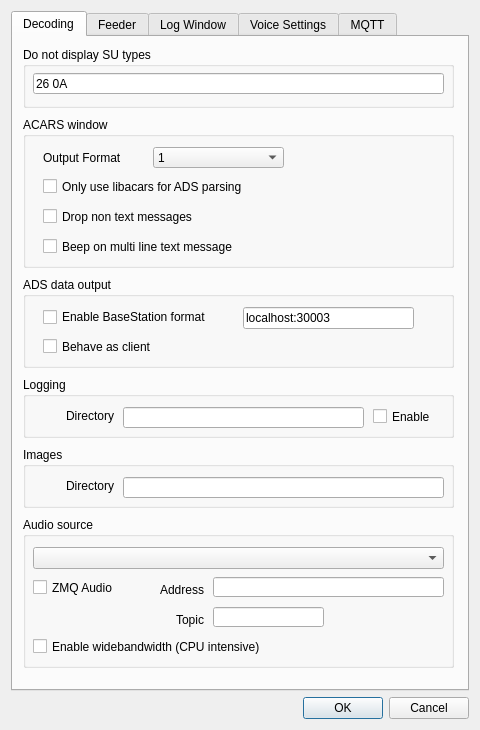
<?xml version="1.0" encoding="UTF-8"?>
<ui version="4.0">
 <class>SettingsDialog</class>
 <widget class="QDialog" name="SettingsDialog">
  <property name="windowModality">
   <enum>Qt::NonModal</enum>
  </property>
  <property name="geometry">
   <rect>
    <x>0</x>
    <y>0</y>
    <width>480</width>
    <height>730</height>
   </rect>
  </property>
  <property name="sizePolicy">
   <sizepolicy hsizetype="Fixed" vsizetype="Preferred">
    <horstretch>0</horstretch>
    <verstretch>0</verstretch>
   </sizepolicy>
  </property>
  <property name="minimumSize">
   <size>
    <width>480</width>
    <height>730</height>
   </size>
  </property>
  <property name="maximumSize">
   <size>
    <width>480</width>
    <height>730</height>
   </size>
  </property>
  <property name="windowTitle">
   <string>Settings</string>
  </property>
  <layout class="QVBoxLayout" name="verticalLayout">
   <item>
    <widget class="QTabWidget" name="tabWidget">
     <property name="enabled">
      <bool>true</bool>
     </property>
     <property name="currentIndex">
      <number>0</number>
     </property>
     <widget class="QWidget" name="Decoding">
      <attribute name="title">
       <string>Decoding</string>
      </attribute>
      <widget class="QGroupBox" name="groupBox">
       <property name="geometry">
        <rect>
         <x>10</x>
         <y>10</y>
         <width>431</width>
         <height>61</height>
        </rect>
       </property>
       <property name="title">
        <string>Do not display SU types</string>
       </property>
       <widget class="QLineEdit" name="lineEditdonotdisplaysus">
        <property name="geometry">
         <rect>
          <x>10</x>
          <y>26</y>
          <width>411</width>
          <height>21</height>
         </rect>
        </property>
        <property name="text">
         <string>26 0A</string>
        </property>
       </widget>
      </widget>
      <widget class="QGroupBox" name="groupBox_4">
       <property name="geometry">
        <rect>
         <x>10</x>
         <y>80</y>
         <width>431</width>
         <height>151</height>
        </rect>
       </property>
       <property name="title">
        <string>ACARS window</string>
       </property>
       <widget class="QCheckBox" name="checkBoxdropnontextmsgs">
        <property name="geometry">
         <rect>
          <x>20</x>
          <y>90</y>
          <width>201</width>
          <height>19</height>
         </rect>
        </property>
        <property name="text">
         <string>Drop non text messages</string>
        </property>
       </widget>
       <widget class="QCheckBox" name="checkBoxbeepontextmessage">
        <property name="geometry">
         <rect>
          <x>20</x>
          <y>120</y>
          <width>301</width>
          <height>19</height>
         </rect>
        </property>
        <property name="text">
         <string>Beep on multi line text message</string>
        </property>
       </widget>
       <widget class="QComboBox" name="comboBoxoutputfmt">
        <property name="geometry">
         <rect>
          <x>130</x>
          <y>30</y>
          <width>131</width>
          <height>21</height>
         </rect>
        </property>
        <item>
         <property name="text">
          <string>1</string>
         </property>
        </item>
        <item>
         <property name="text">
          <string>2</string>
         </property>
        </item>
        <item>
         <property name="text">
          <string>3</string>
         </property>
        </item>
        <item>
         <property name="text">
          <string>JSON</string>
         </property>
        </item>
        <item>
         <property name="text">
          <string>JSONdump</string>
         </property>
        </item>
       </widget>
       <widget class="QLabel" name="label">
        <property name="geometry">
         <rect>
          <x>20</x>
          <y>30</y>
          <width>101</width>
          <height>21</height>
         </rect>
        </property>
        <property name="text">
         <string>Output Format</string>
        </property>
       </widget>
       <widget class="QCheckBox" name="checkBoxonlyuselibacars">
        <property name="geometry">
         <rect>
          <x>20</x>
          <y>60</y>
          <width>301</width>
          <height>19</height>
         </rect>
        </property>
        <property name="text">
         <string>Only use libacars for ADS parsing</string>
        </property>
       </widget>
      </widget>
      <widget class="QGroupBox" name="groupBox_5">
       <property name="geometry">
        <rect>
         <x>10</x>
         <y>480</y>
         <width>431</width>
         <height>151</height>
        </rect>
       </property>
       <property name="title">
        <string>Audio source</string>
       </property>
       <widget class="QComboBox" name="comboBoxsoundcard">
        <property name="geometry">
         <rect>
          <x>10</x>
          <y>30</y>
          <width>411</width>
          <height>22</height>
         </rect>
        </property>
       </widget>
       <widget class="QCheckBox" name="checkBoxlogwidebandwidthenable">
        <property name="geometry">
         <rect>
          <x>10</x>
          <y>120</y>
          <width>321</width>
          <height>19</height>
         </rect>
        </property>
        <property name="text">
         <string>Enable widebandwidth (CPU intensive)</string>
        </property>
       </widget>
       <widget class="QCheckBox" name="checkBoxZMQ">
        <property name="geometry">
         <rect>
          <x>10</x>
          <y>50</y>
          <width>101</width>
          <height>41</height>
         </rect>
        </property>
        <property name="text">
         <string>ZMQ Audio</string>
        </property>
       </widget>
       <widget class="QLineEdit" name="lineEditZmqConnectAddress">
        <property name="geometry">
         <rect>
          <x>190</x>
          <y>60</y>
          <width>231</width>
          <height>20</height>
         </rect>
        </property>
       </widget>
       <widget class="QLabel" name="label_12">
        <property name="geometry">
         <rect>
          <x>120</x>
          <y>60</y>
          <width>61</width>
          <height>25</height>
         </rect>
        </property>
        <property name="minimumSize">
         <size>
          <width>0</width>
          <height>25</height>
         </size>
        </property>
        <property name="maximumSize">
         <size>
          <width>16777215</width>
          <height>25</height>
         </size>
        </property>
        <property name="text">
         <string>Address</string>
        </property>
        <property name="alignment">
         <set>Qt::AlignRight|Qt::AlignTrailing|Qt::AlignVCenter</set>
        </property>
       </widget>
       <widget class="QLabel" name="label_13">
        <property name="geometry">
         <rect>
          <x>130</x>
          <y>90</y>
          <width>51</width>
          <height>25</height>
         </rect>
        </property>
        <property name="minimumSize">
         <size>
          <width>0</width>
          <height>25</height>
         </size>
        </property>
        <property name="maximumSize">
         <size>
          <width>16777215</width>
          <height>25</height>
         </size>
        </property>
        <property name="text">
         <string>Topic</string>
        </property>
        <property name="alignment">
         <set>Qt::AlignRight|Qt::AlignTrailing|Qt::AlignVCenter</set>
        </property>
       </widget>
       <widget class="QLineEdit" name="lineEditZmqTopic">
        <property name="geometry">
         <rect>
          <x>190</x>
          <y>90</y>
          <width>111</width>
          <height>20</height>
         </rect>
        </property>
       </widget>
      </widget>
      <widget class="QGroupBox" name="groupBox_6">
       <property name="geometry">
        <rect>
         <x>10</x>
         <y>340</y>
         <width>431</width>
         <height>61</height>
        </rect>
       </property>
       <property name="title">
        <string>Logging</string>
       </property>
       <widget class="QLineEdit" name="lineEditlogdir">
        <property name="geometry">
         <rect>
          <x>100</x>
          <y>30</y>
          <width>241</width>
          <height>21</height>
         </rect>
        </property>
       </widget>
       <widget class="QCheckBox" name="checkBoxlogenable">
        <property name="geometry">
         <rect>
          <x>350</x>
          <y>30</y>
          <width>71</width>
          <height>19</height>
         </rect>
        </property>
        <property name="text">
         <string>Enable</string>
        </property>
       </widget>
       <widget class="QLabel" name="label_9">
        <property name="geometry">
         <rect>
          <x>10</x>
          <y>26</y>
          <width>81</width>
          <height>25</height>
         </rect>
        </property>
        <property name="minimumSize">
         <size>
          <width>0</width>
          <height>25</height>
         </size>
        </property>
        <property name="maximumSize">
         <size>
          <width>16777215</width>
          <height>25</height>
         </size>
        </property>
        <property name="text">
         <string>Directory</string>
        </property>
        <property name="alignment">
         <set>Qt::AlignRight|Qt::AlignTrailing|Qt::AlignVCenter</set>
        </property>
       </widget>
      </widget>
      <widget class="QGroupBox" name="groupBox_7">
       <property name="geometry">
        <rect>
         <x>10</x>
         <y>410</y>
         <width>431</width>
         <height>61</height>
        </rect>
       </property>
       <property name="title">
        <string>Images</string>
       </property>
       <widget class="QLineEdit" name="lineEditplanesfolder">
        <property name="geometry">
         <rect>
          <x>100</x>
          <y>30</y>
          <width>321</width>
          <height>21</height>
         </rect>
        </property>
        <property name="toolTip">
         <string>&lt;html&gt;&lt;head/&gt;&lt;body&gt;&lt;p&gt;Plane images are stored as {AES}.png or {AES}.jpg in this folder. Additionally if a basestation.sqb database file is present JAERO will use this file for plane lookups.&lt;/p&gt;&lt;/body&gt;&lt;/html&gt;</string>
        </property>
       </widget>
       <widget class="QLabel" name="label_10">
        <property name="geometry">
         <rect>
          <x>10</x>
          <y>26</y>
          <width>81</width>
          <height>25</height>
         </rect>
        </property>
        <property name="minimumSize">
         <size>
          <width>0</width>
          <height>25</height>
         </size>
        </property>
        <property name="maximumSize">
         <size>
          <width>16777215</width>
          <height>25</height>
         </size>
        </property>
        <property name="text">
         <string>Directory</string>
        </property>
        <property name="alignment">
         <set>Qt::AlignRight|Qt::AlignTrailing|Qt::AlignVCenter</set>
        </property>
       </widget>
      </widget>
      <widget class="QGroupBox" name="groupBox_2">
       <property name="geometry">
        <rect>
         <x>10</x>
         <y>240</y>
         <width>431</width>
         <height>91</height>
        </rect>
       </property>
       <property name="title">
        <string>ADS data output</string>
       </property>
       <widget class="QCheckBox" name="checkOutputADSMessageToTCP">
        <property name="geometry">
         <rect>
          <x>20</x>
          <y>30</y>
          <width>241</width>
          <height>20</height>
         </rect>
        </property>
        <property name="text">
         <string>Enable BaseStation format</string>
        </property>
       </widget>
       <widget class="QLineEdit" name="lineEdittcpoutputadsmessagesaddress">
        <property name="geometry">
         <rect>
          <x>220</x>
          <y>30</y>
          <width>171</width>
          <height>22</height>
         </rect>
        </property>
        <property name="text">
         <string>localhost:30003</string>
        </property>
       </widget>
       <widget class="QCheckBox" name="checkTCPAsClient">
        <property name="geometry">
         <rect>
          <x>20</x>
          <y>60</y>
          <width>161</width>
          <height>19</height>
         </rect>
        </property>
        <property name="text">
         <string>Behave as client</string>
        </property>
       </widget>
      </widget>
     </widget>
     <widget class="QWidget" name="feedersettings">
      <attribute name="title">
       <string>Feeder</string>
      </attribute>
      <widget class="QTableWidget" name="outputListTable">
       <property name="geometry">
        <rect>
         <x>10</x>
         <y>80</y>
         <width>431</width>
         <height>521</height>
        </rect>
       </property>
       <property name="focusPolicy">
        <enum>Qt::TabFocus</enum>
       </property>
       <property name="horizontalScrollBarPolicy">
        <enum>Qt::ScrollBarAlwaysOff</enum>
       </property>
       <property name="sizeAdjustPolicy">
        <enum>QAbstractScrollArea::AdjustToContents</enum>
       </property>
       <property name="editTriggers">
        <set>QAbstractItemView::NoEditTriggers</set>
       </property>
       <property name="showDropIndicator" stdset="0">
        <bool>false</bool>
       </property>
       <property name="dragDropOverwriteMode">
        <bool>false</bool>
       </property>
       <property name="selectionMode">
        <enum>QAbstractItemView::SingleSelection</enum>
       </property>
       <property name="selectionBehavior">
        <enum>QAbstractItemView::SelectRows</enum>
       </property>
       <attribute name="horizontalHeaderMinimumSectionSize">
        <number>25</number>
       </attribute>
       <attribute name="horizontalHeaderHighlightSections">
        <bool>false</bool>
       </attribute>
       <attribute name="horizontalHeaderStretchLastSection">
        <bool>true</bool>
       </attribute>
       <attribute name="verticalHeaderVisible">
        <bool>false</bool>
       </attribute>
       <row>
        <property name="text">
         <string>0</string>
        </property>
       </row>
       <row>
        <property name="text">
         <string>1</string>
        </property>
       </row>
       <column>
        <property name="text">
         <string>Format</string>
        </property>
       </column>
       <column>
        <property name="text">
         <string>Host</string>
        </property>
       </column>
       <column>
        <property name="text">
         <string>Port</string>
        </property>
       </column>
       <item row="0" column="0">
        <property name="text">
         <string>JSON</string>
        </property>
       </item>
       <item row="0" column="1">
        <property name="text">
         <string>fake</string>
        </property>
       </item>
       <item row="0" column="2">
        <property name="text">
         <string>1111</string>
        </property>
       </item>
       <item row="1" column="0">
        <property name="text">
         <string>3</string>
        </property>
       </item>
       <item row="1" column="1">
        <property name="text">
         <string>fake</string>
        </property>
       </item>
       <item row="1" column="2">
        <property name="text">
         <string>2222</string>
        </property>
       </item>
      </widget>
      <widget class="QPushButton" name="newEntryButton">
       <property name="geometry">
        <rect>
         <x>250</x>
         <y>600</y>
         <width>61</width>
         <height>25</height>
        </rect>
       </property>
       <property name="text">
        <string>New</string>
       </property>
      </widget>
      <widget class="QPushButton" name="editEntryButton">
       <property name="enabled">
        <bool>false</bool>
       </property>
       <property name="geometry">
        <rect>
         <x>310</x>
         <y>600</y>
         <width>61</width>
         <height>25</height>
        </rect>
       </property>
       <property name="text">
        <string>Edit</string>
       </property>
      </widget>
      <widget class="QPushButton" name="removeEntryButton">
       <property name="enabled">
        <bool>false</bool>
       </property>
       <property name="geometry">
        <rect>
         <x>370</x>
         <y>600</y>
         <width>71</width>
         <height>25</height>
        </rect>
       </property>
       <property name="text">
        <string>Remove</string>
       </property>
      </widget>
      <widget class="QCheckBox" name="checkBoxenablefeeding">
       <property name="geometry">
        <rect>
         <x>10</x>
         <y>10</y>
         <width>431</width>
         <height>23</height>
        </rect>
       </property>
       <property name="text">
        <string>Enable output feeding using UDP</string>
       </property>
      </widget>
      <widget class="QCheckBox" name="checkSetStationId">
       <property name="geometry">
        <rect>
         <x>10</x>
         <y>40</y>
         <width>131</width>
         <height>19</height>
        </rect>
       </property>
       <property name="text">
        <string>Set station ID</string>
       </property>
      </widget>
      <widget class="QLineEdit" name="lineEditstationid">
       <property name="geometry">
        <rect>
         <x>130</x>
         <y>40</y>
         <width>291</width>
         <height>21</height>
        </rect>
       </property>
       <property name="toolTip">
        <string>you can output to multiple destinations
by placing a space between destinations.
eg &quot;localhost:12345 localhost:12346&quot;</string>
       </property>
       <property name="text">
        <string/>
       </property>
      </widget>
     </widget>
     <widget class="QWidget" name="logwindowsettings">
      <attribute name="title">
       <string>Log Window</string>
      </attribute>
      <widget class="QLineEdit" name="lineEditplanelookup">
       <property name="geometry">
        <rect>
         <x>120</x>
         <y>58</y>
         <width>291</width>
         <height>21</height>
        </rect>
       </property>
       <property name="toolTip">
        <string>&lt;html&gt;&lt;head/&gt;&lt;body&gt;&lt;p&gt;URL for plane lookup. {AES} is the plane ICAO number in hex and {REG} is the registration.&lt;/p&gt;&lt;/body&gt;&lt;/html&gt;</string>
       </property>
       <property name="text">
        <string>http://www.flightradar24.com/data/airplanes/{REG}</string>
       </property>
      </widget>
      <widget class="QLabel" name="label_5">
       <property name="geometry">
        <rect>
         <x>10</x>
         <y>60</y>
         <width>101</width>
         <height>16</height>
        </rect>
       </property>
       <property name="text">
        <string>Plane lookup</string>
       </property>
      </widget>
      <widget class="QCheckBox" name="checkBoxDisablePlaneLogWindow">
       <property name="geometry">
        <rect>
         <x>10</x>
         <y>20</y>
         <width>201</width>
         <height>19</height>
        </rect>
       </property>
       <property name="text">
        <string>Disable plane log window</string>
       </property>
      </widget>
     </widget>
     <widget class="QWidget" name="voicesettings">
      <property name="sizePolicy">
       <sizepolicy hsizetype="Fixed" vsizetype="Preferred">
        <horstretch>8</horstretch>
        <verstretch>0</verstretch>
       </sizepolicy>
      </property>
      <attribute name="title">
       <string>Voice Settings</string>
      </attribute>
      <widget class="QGroupBox" name="groupBox_3">
       <property name="geometry">
        <rect>
         <x>10</x>
         <y>10</y>
         <width>401</width>
         <height>191</height>
        </rect>
       </property>
       <property name="title">
        <string>Voice decoding</string>
       </property>
       <widget class="QLabel" name="labelBindAddress">
        <property name="geometry">
         <rect>
          <x>20</x>
          <y>110</y>
          <width>121</width>
          <height>16</height>
         </rect>
        </property>
        <property name="text">
         <string>Socket bind address</string>
        </property>
        <property name="alignment">
         <set>Qt::AlignRight|Qt::AlignTrailing|Qt::AlignVCenter</set>
        </property>
       </widget>
       <widget class="QLineEdit" name="lineEditZMQBind">
        <property name="enabled">
         <bool>true</bool>
        </property>
        <property name="geometry">
         <rect>
          <x>150</x>
          <y>110</y>
          <width>221</width>
          <height>20</height>
         </rect>
        </property>
        <property name="sizePolicy">
         <sizepolicy hsizetype="Expanding" vsizetype="Fixed">
          <horstretch>0</horstretch>
          <verstretch>0</verstretch>
         </sizepolicy>
        </property>
        <property name="text">
         <string>tcp://*:5550</string>
        </property>
       </widget>
       <widget class="QCheckBox" name="ambeEnabled">
        <property name="geometry">
         <rect>
          <x>20</x>
          <y>30</y>
          <width>331</width>
          <height>17</height>
         </rect>
        </property>
        <property name="text">
         <string>Local voice decoding in JAERO</string>
        </property>
       </widget>
       <widget class="QCheckBox" name="remoteAmbeEnabled">
        <property name="geometry">
         <rect>
          <x>20</x>
          <y>70</y>
          <width>261</width>
          <height>17</height>
         </rect>
        </property>
        <property name="text">
         <string>Remote voice decoding</string>
        </property>
       </widget>
       <widget class="QLabel" name="label_2">
        <property name="geometry">
         <rect>
          <x>20</x>
          <y>150</y>
          <width>121</width>
          <height>16</height>
         </rect>
        </property>
        <property name="text">
         <string>Topic</string>
        </property>
        <property name="alignment">
         <set>Qt::AlignRight|Qt::AlignTrailing|Qt::AlignVCenter</set>
        </property>
       </widget>
       <widget class="QLineEdit" name="lineEditZMQBindTopic">
        <property name="enabled">
         <bool>true</bool>
        </property>
        <property name="geometry">
         <rect>
          <x>150</x>
          <y>150</y>
          <width>91</width>
          <height>20</height>
         </rect>
        </property>
        <property name="sizePolicy">
         <sizepolicy hsizetype="Expanding" vsizetype="Fixed">
          <horstretch>0</horstretch>
          <verstretch>0</verstretch>
         </sizepolicy>
        </property>
        <property name="text">
         <string>JAERO</string>
        </property>
       </widget>
      </widget>
     </widget>
     <widget class="QWidget" name="mqtt">
      <attribute name="title">
       <string>MQTT</string>
      </attribute>
      <widget class="QGroupBox" name="groupBox_8">
       <property name="geometry">
        <rect>
         <x>10</x>
         <y>10</y>
         <width>401</width>
         <height>331</height>
        </rect>
       </property>
       <property name="title">
        <string>Server details</string>
       </property>
       <widget class="QCheckBox" name="MQTT_enable">
        <property name="geometry">
         <rect>
          <x>20</x>
          <y>30</y>
          <width>331</width>
          <height>17</height>
         </rect>
        </property>
        <property name="text">
         <string>Use MQTT</string>
        </property>
       </widget>
       <widget class="QWidget" name="layoutWidget">
        <property name="geometry">
         <rect>
          <x>20</x>
          <y>250</y>
          <width>134</width>
          <height>54</height>
         </rect>
        </property>
        <layout class="QGridLayout" name="gridLayout">
         <item row="0" column="0">
          <widget class="QCheckBox" name="MQTT_encryption">
           <property name="text">
            <string>Use encryption</string>
           </property>
          </widget>
         </item>
         <item row="1" column="0">
          <widget class="QCheckBox" name="MQTT_publish">
           <property name="text">
            <string>Publish</string>
           </property>
          </widget>
         </item>
        </layout>
       </widget>
       <widget class="QWidget" name="layoutWidget">
        <property name="geometry">
         <rect>
          <x>20</x>
          <y>60</y>
          <width>371</width>
          <height>183</height>
         </rect>
        </property>
        <layout class="QGridLayout" name="gridLayout_2">
         <item row="0" column="0">
          <widget class="QLabel" name="labelBindAddress_2">
           <property name="text">
            <string>Host</string>
           </property>
           <property name="alignment">
            <set>Qt::AlignRight|Qt::AlignTrailing|Qt::AlignVCenter</set>
           </property>
          </widget>
         </item>
         <item row="0" column="1" colspan="2">
          <widget class="QLineEdit" name="MQTT_host">
           <property name="enabled">
            <bool>true</bool>
           </property>
           <property name="sizePolicy">
            <sizepolicy hsizetype="Expanding" vsizetype="Fixed">
             <horstretch>0</horstretch>
             <verstretch>0</verstretch>
            </sizepolicy>
           </property>
           <property name="text">
            <string>example.com</string>
           </property>
          </widget>
         </item>
         <item row="1" column="0">
          <widget class="QLabel" name="labelBindAddress_3">
           <property name="text">
            <string>Port</string>
           </property>
           <property name="alignment">
            <set>Qt::AlignRight|Qt::AlignTrailing|Qt::AlignVCenter</set>
           </property>
          </widget>
         </item>
         <item row="1" column="1">
          <widget class="QSpinBox" name="MQTT_port">
           <property name="frame">
            <bool>true</bool>
           </property>
           <property name="alignment">
            <set>Qt::AlignRight|Qt::AlignTrailing|Qt::AlignVCenter</set>
           </property>
           <property name="buttonSymbols">
            <enum>QAbstractSpinBox::NoButtons</enum>
           </property>
           <property name="minimum">
            <number>1</number>
           </property>
           <property name="maximum">
            <number>65535</number>
           </property>
           <property name="value">
            <number>65000</number>
           </property>
          </widget>
         </item>
         <item row="1" column="2">
          <spacer name="horizontalSpacer_3">
           <property name="orientation">
            <enum>Qt::Horizontal</enum>
           </property>
           <property name="sizeHint" stdset="0">
            <size>
             <width>158</width>
             <height>20</height>
            </size>
           </property>
          </spacer>
         </item>
         <item row="2" column="0">
          <widget class="QLabel" name="labelBindAddress_4">
           <property name="text">
            <string>Topic</string>
           </property>
           <property name="alignment">
            <set>Qt::AlignRight|Qt::AlignTrailing|Qt::AlignVCenter</set>
           </property>
          </widget>
         </item>
         <item row="2" column="1" colspan="2">
          <widget class="QLineEdit" name="MQTT_topic">
           <property name="enabled">
            <bool>true</bool>
           </property>
           <property name="sizePolicy">
            <sizepolicy hsizetype="Expanding" vsizetype="Fixed">
             <horstretch>0</horstretch>
             <verstretch>0</verstretch>
            </sizepolicy>
           </property>
           <property name="text">
            <string>acars/jaero</string>
           </property>
          </widget>
         </item>
         <item row="3" column="0">
          <widget class="QLabel" name="labelBindAddress_5">
           <property name="text">
            <string>Client ID</string>
           </property>
           <property name="alignment">
            <set>Qt::AlignRight|Qt::AlignTrailing|Qt::AlignVCenter</set>
           </property>
          </widget>
         </item>
         <item row="3" column="1" colspan="2">
          <widget class="QLineEdit" name="MQTT_clientId">
           <property name="enabled">
            <bool>true</bool>
           </property>
           <property name="sizePolicy">
            <sizepolicy hsizetype="Expanding" vsizetype="Fixed">
             <horstretch>0</horstretch>
             <verstretch>0</verstretch>
            </sizepolicy>
           </property>
           <property name="text">
            <string>use_something_random</string>
           </property>
          </widget>
         </item>
         <item row="4" column="0">
          <widget class="QLabel" name="labelBindAddress_6">
           <property name="text">
            <string>User name</string>
           </property>
           <property name="alignment">
            <set>Qt::AlignRight|Qt::AlignTrailing|Qt::AlignVCenter</set>
           </property>
          </widget>
         </item>
         <item row="4" column="1" colspan="2">
          <widget class="QLineEdit" name="MQTT_username">
           <property name="enabled">
            <bool>true</bool>
           </property>
           <property name="sizePolicy">
            <sizepolicy hsizetype="Expanding" vsizetype="Fixed">
             <horstretch>0</horstretch>
             <verstretch>0</verstretch>
            </sizepolicy>
           </property>
           <property name="text">
            <string>name</string>
           </property>
          </widget>
         </item>
         <item row="5" column="0">
          <widget class="QLabel" name="labelBindAddress_7">
           <property name="text">
            <string>Password</string>
           </property>
           <property name="alignment">
            <set>Qt::AlignRight|Qt::AlignTrailing|Qt::AlignVCenter</set>
           </property>
          </widget>
         </item>
         <item row="5" column="1" colspan="2">
          <widget class="QLineEdit" name="MQTT_password">
           <property name="enabled">
            <bool>true</bool>
           </property>
           <property name="sizePolicy">
            <sizepolicy hsizetype="Expanding" vsizetype="Fixed">
             <horstretch>0</horstretch>
             <verstretch>0</verstretch>
            </sizepolicy>
           </property>
           <property name="text">
            <string>password</string>
           </property>
          </widget>
         </item>
        </layout>
       </widget>
      </widget>
     </widget>
    </widget>
   </item>
   <item>
    <widget class="QDialogButtonBox" name="buttonBox">
     <property name="layoutDirection">
      <enum>Qt::LeftToRight</enum>
     </property>
     <property name="orientation">
      <enum>Qt::Horizontal</enum>
     </property>
     <property name="standardButtons">
      <set>QDialogButtonBox::Cancel|QDialogButtonBox::Ok</set>
     </property>
     <property name="centerButtons">
      <bool>false</bool>
     </property>
    </widget>
   </item>
  </layout>
 </widget>
 <resources/>
 <connections>
  <connection>
   <sender>buttonBox</sender>
   <signal>accepted()</signal>
   <receiver>SettingsDialog</receiver>
   <slot>accept()</slot>
   <hints>
    <hint type="sourcelabel">
     <x>248</x>
     <y>254</y>
    </hint>
    <hint type="destinationlabel">
     <x>157</x>
     <y>274</y>
    </hint>
   </hints>
  </connection>
  <connection>
   <sender>buttonBox</sender>
   <signal>rejected()</signal>
   <receiver>SettingsDialog</receiver>
   <slot>reject()</slot>
   <hints>
    <hint type="sourcelabel">
     <x>316</x>
     <y>260</y>
    </hint>
    <hint type="destinationlabel">
     <x>286</x>
     <y>274</y>
    </hint>
   </hints>
  </connection>
  <connection>
   <sender>checkBoxZMQ</sender>
   <signal>toggled(bool)</signal>
   <receiver>comboBoxsoundcard</receiver>
   <slot>setDisabled(bool)</slot>
   <hints>
    <hint type="sourcelabel">
     <x>75</x>
     <y>581</y>
    </hint>
    <hint type="destinationlabel">
     <x>231</x>
     <y>641</y>
    </hint>
   </hints>
  </connection>
  <connection>
   <sender>checkBoxZMQ</sender>
   <signal>toggled(bool)</signal>
   <receiver>lineEditZmqConnectAddress</receiver>
   <slot>setEnabled(bool)</slot>
   <hints>
    <hint type="sourcelabel">
     <x>75</x>
     <y>581</y>
    </hint>
    <hint type="destinationlabel">
     <x>326</x>
     <y>580</y>
    </hint>
   </hints>
  </connection>
  <connection>
   <sender>checkBoxZMQ</sender>
   <signal>toggled(bool)</signal>
   <receiver>lineEditZmqTopic</receiver>
   <slot>setEnabled(bool)</slot>
   <hints>
    <hint type="sourcelabel">
     <x>75</x>
     <y>581</y>
    </hint>
    <hint type="destinationlabel">
     <x>287</x>
     <y>610</y>
    </hint>
   </hints>
  </connection>
  <connection>
   <sender>remoteAmbeEnabled</sender>
   <signal>toggled(bool)</signal>
   <receiver>lineEditZMQBind</receiver>
   <slot>setEnabled(bool)</slot>
   <hints>
    <hint type="sourcelabel">
     <x>126</x>
     <y>129</y>
    </hint>
    <hint type="destinationlabel">
     <x>281</x>
     <y>170</y>
    </hint>
   </hints>
  </connection>
  <connection>
   <sender>remoteAmbeEnabled</sender>
   <signal>toggled(bool)</signal>
   <receiver>lineEditZMQBindTopic</receiver>
   <slot>setEnabled(bool)</slot>
   <hints>
    <hint type="sourcelabel">
     <x>126</x>
     <y>129</y>
    </hint>
    <hint type="destinationlabel">
     <x>216</x>
     <y>210</y>
    </hint>
   </hints>
  </connection>
  <connection>
   <sender>checkBoxDisablePlaneLogWindow</sender>
   <signal>toggled(bool)</signal>
   <receiver>lineEditplanelookup</receiver>
   <slot>setDisabled(bool)</slot>
   <hints>
    <hint type="sourcelabel">
     <x>123</x>
     <y>65</y>
    </hint>
    <hint type="destinationlabel">
     <x>278</x>
     <y>104</y>
    </hint>
   </hints>
  </connection>
  <connection>
   <sender>checkBoxZMQ</sender>
   <signal>toggled(bool)</signal>
   <receiver>checkBoxlogwidebandwidthenable</receiver>
   <slot>setDisabled(bool)</slot>
   <hints>
    <hint type="sourcelabel">
     <x>83</x>
     <y>576</y>
    </hint>
    <hint type="destinationlabel">
     <x>193</x>
     <y>635</y>
    </hint>
   </hints>
  </connection>
 </connections>
</ui>
